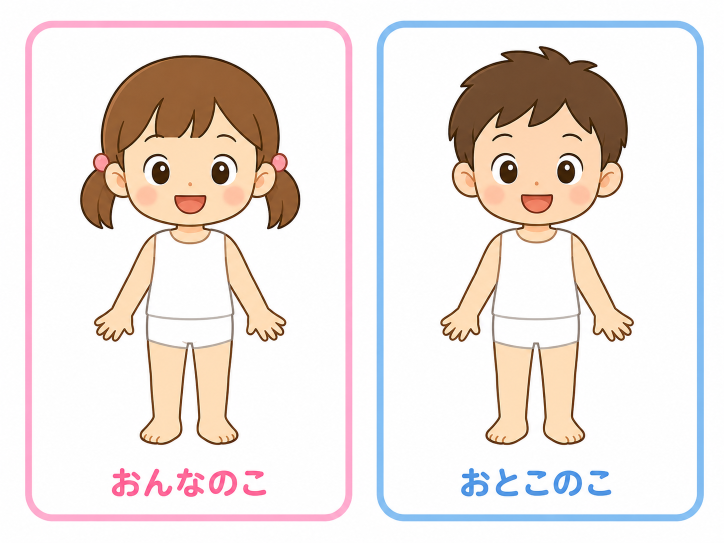
#> input picture assets/source/characters.png, 1448 x 1086 px (shown at 1/2 size)
$ python process_assets.py
#> lines starting #> are read from the running program, lines starting #| are printed output that depends on the picture
from __future__ import annotations

from dataclasses import dataclass
from pathlib import Path
from typing import Iterable

from PIL import Image, ImageDraw, ImageFont


ROOT = Path(__file__).resolve().parent.parent
SOURCE_DIR = ROOT / "assets" / "source"
CARDS_DIR = ROOT / "public" / "assets" / "cards"
PREVIEW_DIR = ROOT / "public" / "assets" / "preview"
DEBUG_DIR = ROOT / "public" / "assets" / "debug"

CARD_WIDTH = 512
PREVIEW_SIZE = (600, 800)
WHITE_THRESHOLD = 245


@dataclass(frozen=True)
class AssetConfig:
    source_name: str
    outputs: dict[str, tuple[float, float, float, float]]


ASSETS: tuple[AssetConfig, ...] = (
    AssetConfig(
        "characters.png",
        {
            "person-girl.png": (0.03, 0.03, 0.49, 0.97),
            "person-boy.png": (0.51, 0.03, 0.97, 0.97),
        },
    ),
    AssetConfig(
        "tops.png",
        {
            "top-tshirt.png": (0.03, 0.03, 0.49, 0.49),
            "top-shirt.png": (0.51, 0.03, 0.97, 0.49),
            "top-blouse.png": (0.03, 0.51, 0.49, 0.97),
            "top-trainer.png": (0.51, 0.51, 0.97, 0.97),
        },
    ),
    AssetConfig(
        "bottoms.png",
        {
            "bottom-pants.png": (0.03, 0.03, 0.49, 0.49),
            "bottom-jeans.png": (0.51, 0.03, 0.97, 0.49),
            "bottom-shorts.png": (0.03, 0.51, 0.49, 0.97),
            "bottom-skirt.png": (0.51, 0.51, 0.97, 0.97),
        },
    ),
    AssetConfig(
        "accessories.png",
        {
            "accessory-backpack.png": (0.03, 0.10, 0.33, 0.92),
            "accessory-glasses.png": (0.35, 0.10, 0.65, 0.92),
            "accessory-hat.png": (0.67, 0.10, 0.97, 0.92),
        },
    ),
)


def ensure_directories() -> None:
    for directory in (CARDS_DIR, PREVIEW_DIR, DEBUG_DIR):
        directory.mkdir(parents=True, exist_ok=True)


def validate_sources() -> list[Path]:
    missing = [SOURCE_DIR / asset.source_name for asset in ASSETS if not (SOURCE_DIR / asset.source_name).exists()]
    if missing:
        missing_list = "\n".join(f"- {path}" for path in missing)
        raise FileNotFoundError(f"Missing source images:\n{missing_list}")
    return [SOURCE_DIR / asset.source_name for asset in ASSETS]


def ratio_to_box(size: tuple[int, int], ratio: tuple[float, float, float, float]) -> tuple[int, int, int, int]:
    width, height = size
    left = max(0, int(round(width * ratio[0])))
    top = max(0, int(round(height * ratio[1])))
    right = min(width, int(round(width * ratio[2])))
    bottom = min(height, int(round(height * ratio[3])))
    if left >= right or top >= bottom:
        raise ValueError(f"Invalid crop box from ratio: {ratio}")
    return left, top, right, bottom


def resize_to_width(image: Image.Image, width: int) -> Image.Image:
    scale = width / image.width
    height = int(round(image.height * scale))
    return image.resize((width, height), Image.Resampling.LANCZOS)


def whiten_to_alpha(image: Image.Image, threshold: int = WHITE_THRESHOLD) -> Image.Image:
    rgba = image.convert("RGBA")
    pixels = rgba.load()
    for y in range(rgba.height):
        for x in range(rgba.width):
            red, green, blue, alpha = pixels[x, y]
            if red >= threshold and green >= threshold and blue >= threshold:
                pixels[x, y] = (red, green, blue, 0)
    return rgba


def build_preview(card_image: Image.Image) -> Image.Image | None:
    working = card_image.convert("RGBA")
    left = int(working.width * 0.12)
    top = int(working.height * 0.12)
    right = int(working.width * 0.88)
    bottom = int(working.height * 0.75)
    candidate = working.crop((left, top, right, bottom))
    transparent = whiten_to_alpha(candidate)
    edge_clear = 20
    pixels = transparent.load()
    for y in range(transparent.height):
        for x in range(transparent.width):
            if x < edge_clear or y < edge_clear or x >= transparent.width - edge_clear or y >= transparent.height - edge_clear:
                red, green, blue, _ = pixels[x, y]
                pixels[x, y] = (red, green, blue, 0)
    bbox = transparent.getbbox()
    if not bbox:
        return None

    item = transparent.crop(bbox)
    scale = min(PREVIEW_SIZE[0] / item.width, PREVIEW_SIZE[1] / item.height)
    resized = item.resize(
        (max(1, int(round(item.width * scale))), max(1, int(round(item.height * scale)))),
        Image.Resampling.LANCZOS,
    )

    canvas = Image.new("RGBA", PREVIEW_SIZE, (255, 255, 255, 0))
    offset_x = (PREVIEW_SIZE[0] - resized.width) // 2
    offset_y = max(24, int(PREVIEW_SIZE[1] * 0.12) - resized.height // 8)
    offset_y = min(offset_y, PREVIEW_SIZE[1] - resized.height)
    canvas.alpha_composite(resized, (offset_x, offset_y))
    return canvas


def create_contact_sheet(card_paths: Iterable[Path]) -> Path:
    paths = list(sorted(card_paths))
    thumb_width = 220
    label_height = 24
    padding = 20
    columns = 3
    rows = (len(paths) + columns - 1) // columns
    sheet_width = padding + columns * (thumb_width + padding)
    sheet_height = padding + rows * (thumb_width + label_height + padding)

    sheet = Image.new("RGB", (sheet_width, sheet_height), "white")
    draw = ImageDraw.Draw(sheet)
    font = ImageFont.load_default()

    for index, path in enumerate(paths):
        row = index // columns
        column = index % columns
        x = padding + column * (thumb_width + padding)
        y = padding + row * (thumb_width + label_height + padding)

        with Image.open(path) as image:
            thumb = image.convert("RGB")
            thumb.thumbnail((thumb_width, thumb_width), Image.Resampling.LANCZOS)
            thumb_x = x + (thumb_width - thumb.width) // 2
            thumb_y = y + (thumb_width - thumb.height) // 2
            sheet.paste(thumb, (thumb_x, thumb_y))

        label = path.name
        bbox = draw.textbbox((0, 0), label, font=font)
        text_width = bbox[2] - bbox[0]
        draw.text((x + (thumb_width - text_width) // 2, y + thumb_width + 4), label, fill="black", font=font)

    output_path = DEBUG_DIR / "contact-sheet.png"
    sheet.save(output_path)
    return output_path


def main() -> None:
    ensure_directories()
    validate_sources()

    generated_cards: list[Path] = []
    generated_previews: list[Path] = []

    for asset in ASSETS:
        source_path = SOURCE_DIR / asset.source_name
        with Image.open(source_path) as image:
#> image is the input picture: PIL image 1448x1086 RGB; mean R, G, B 237.1, 228.1, 224.2
            print(f"Processing {asset.source_name}: {image.width}x{image.height}")
#| Processing characters.png: 1448x1086
            for output_name, ratio in asset.outputs.items():
                crop_box = ratio_to_box(image.size, ratio)
                card = image.crop(crop_box)
                card_resized = resize_to_width(card, CARD_WIDTH)
                card_path = CARDS_DIR / output_name
                card_resized.save(card_path, format="PNG")
                generated_cards.append(card_path)
                print(f"  card    {output_name:<24} {crop_box} -> {card_resized.width}x{card_resized.height}")

                if output_name.startswith("person-"):
                    continue

                preview = build_preview(card_resized)
                if preview is None:
                    print(f"  preview skipped for {output_name}")
                    continue

                preview_path = PREVIEW_DIR / output_name
                preview.save(preview_path, format="PNG")
                generated_previews.append(preview_path)
                print(f"  preview {output_name:<24} -> {PREVIEW_SIZE[0]}x{PREVIEW_SIZE[1]}")
#> this loop made 2 passes
#> pass 1, in main, `card = image.crop(crop_box)`:
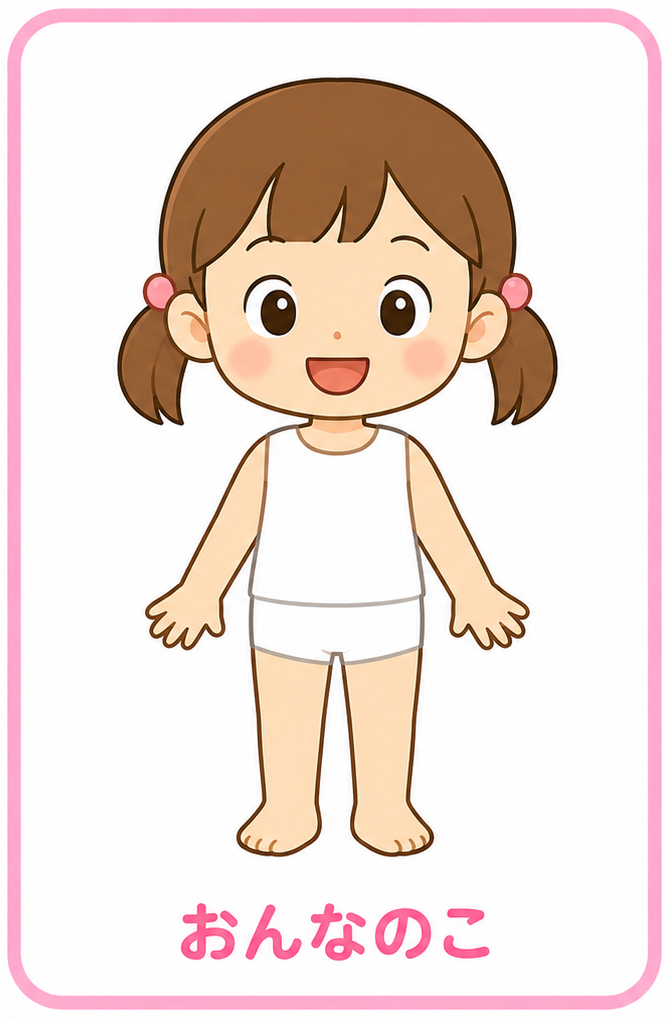
#> card: PIL image 667x1020 RGB; mean R, G, B 239.3, 222.3, 216.2
#> pass 2, in main, `card = image.crop(crop_box)`:
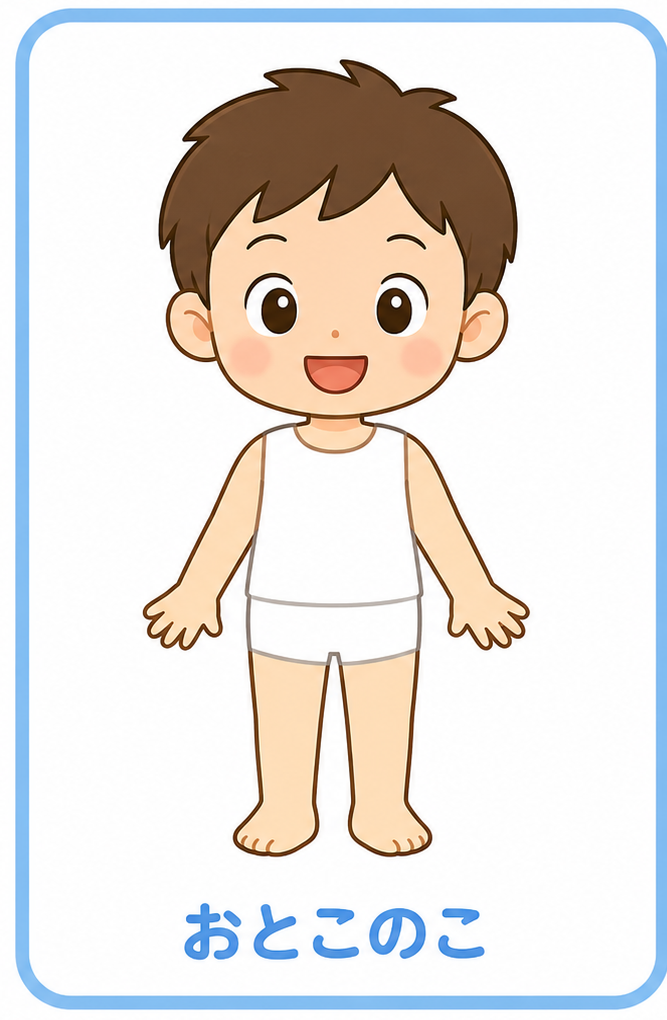
#> card: PIL image 667x1020 RGB; mean R, G, B 230.1, 226.1, 222.8
#> after the loop, generated_cards = 2 items; generated_previews = []
#> pass 2 of the loop in main, `for asset in ASSETS:`:
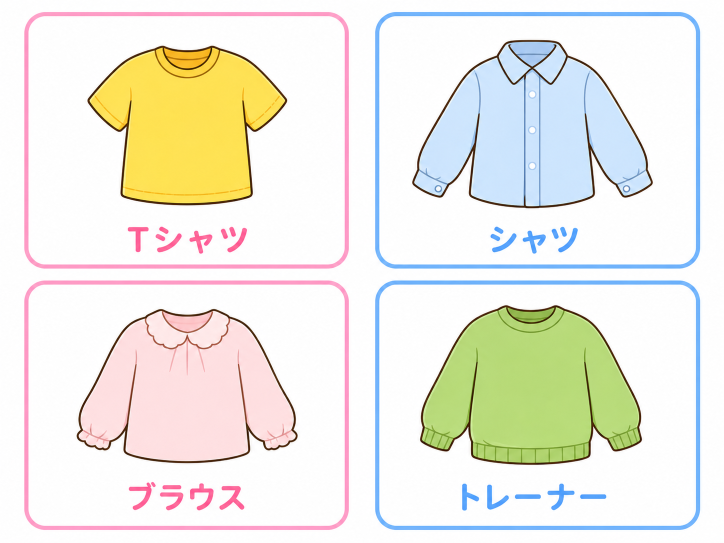
#> input picture assets/source/tops.png, 1448 x 1086 px (shown at 1/2 size)
#> in main, image is the input picture: PIL image 1448x1086 RGB; mean R, G, B 238.5, 237, 227.9
#| Processing tops.png: 1448x1086
#> the loop in main, `for output_name, ratio in asset.outputs.items():` made 4 passes
#> (crop_box, bbox in build_preview) on passes 1 to 4: ((43, 33, 710, 532), (40, 20, 349, 222)), ((738, 33, 1405, 532), (20, 20, 369, 222)), ((43, 554, 710, 1053), (23, 20, 364, 222)), ((738, 554, 1405, 1053), (20, 20, 359, 222))
#> (printed output is left out)
#> after the loop in main, `for output_name, ratio in asset.outputs.items():`:
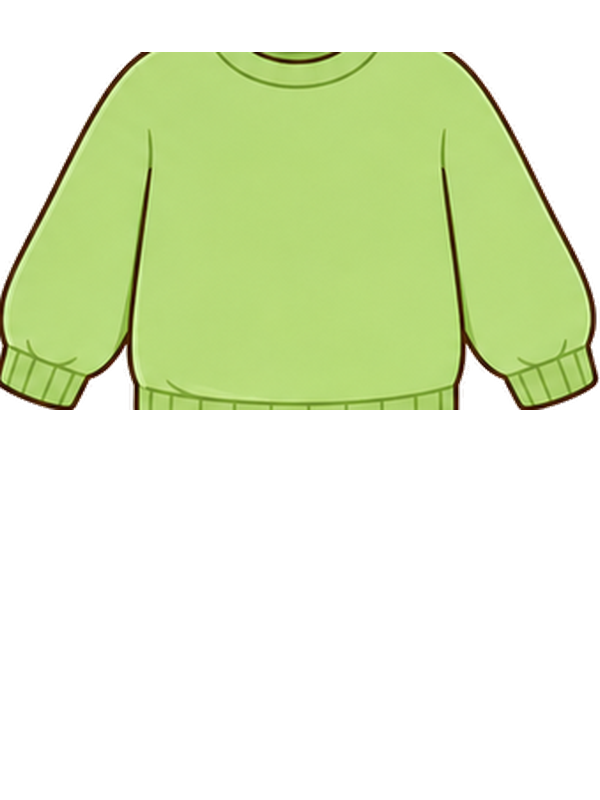
#> preview: PIL image 600x800 RGBA; mean R, G, B, A 225.8, 237.3, 202.6, 95.2; transparent parts drawn white
#> after the loop in main, `for output_name, ratio in asset.outputs.items():`: generated_cards = 6 items; generated_previews = 4 items
#> pass 3 of the loop in main, `for asset in ASSETS:`:
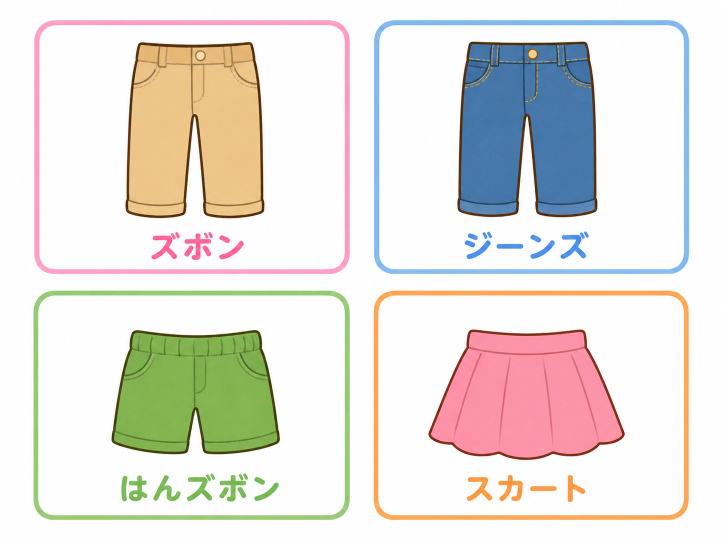
#> input picture assets/source/bottoms.png, 1448 x 1086 px (shown at 1/2 size)
#> in main, image is the input picture: PIL image 1448x1086 RGB; mean R, G, B 231.5, 227.1, 221.7
#| Processing bottoms.png: 1448x1086
#> the loop in main, `for output_name, ratio in asset.outputs.items():` made 4 passes
#> (crop_box, bbox in build_preview) on passes 1 to 4: ((43, 33, 710, 532), (98, 20, 312, 222)), ((738, 33, 1405, 532), (75, 20, 291, 222)), ((43, 554, 710, 1053), (75, 35, 338, 222)), ((738, 554, 1405, 1053), (30, 35, 333, 222))
#> (printed output is left out)
#> after the loop in main, `for output_name, ratio in asset.outputs.items():`:
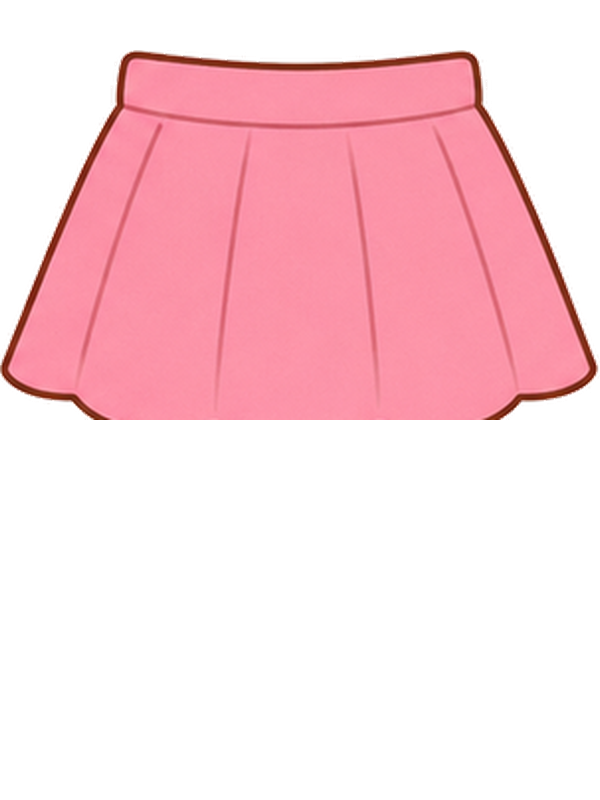
#> preview: PIL image 600x800 RGBA; mean R, G, B, A 250.7, 213.1, 219.6, 92.8; transparent parts drawn white
#> after the loop in main, `for output_name, ratio in asset.outputs.items():`: generated_cards = 10 items; generated_previews = 8 items
#> the loop made 4 passes; the first 3 are shown

    contact_sheet_path = create_contact_sheet(generated_cards)
#> in create_contact_sheet, `sheet = Image.new("RGB", (sheet_width, sheet_height), "white")`: sheet: PIL image 740x1340 RGB; every value is 255
#> in create_contact_sheet, `with Image.open(path) as image:`:
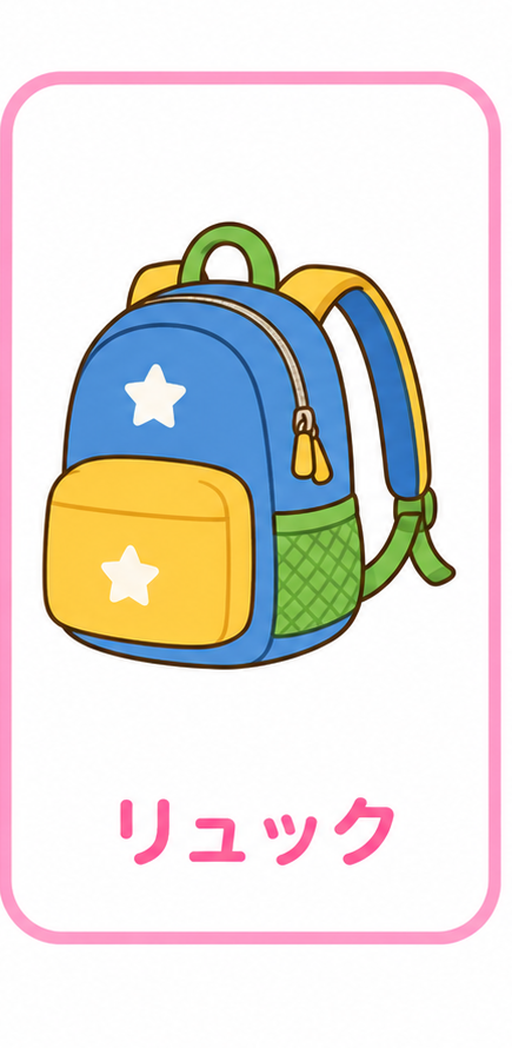
#> image: PIL image 512x1048 RGB; mean R, G, B 226.6, 222.3, 218.5
#> in create_contact_sheet, `thumb.thumbnail((thumb_width, thumb_width), Image.Resampling.LANCZOS)`:
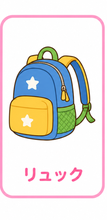
#> thumb: PIL image 107x220 RGB; mean R, G, B 226.6, 222.2, 218.4
#> in create_contact_sheet, `sheet.paste(thumb, (thumb_x, thumb_y))`:
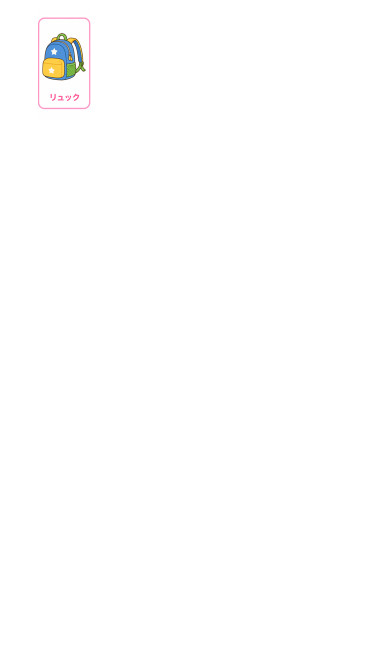
#> sheet: PIL image 740x1340 RGB (shown at 1/2 size); mean R, G, B 254.3, 254.2, 254.1
#> pass 2 of the loop in create_contact_sheet, `for index, path in enumerate(paths):`:
#> image: PIL image 512x1050 RGB
#> in create_contact_sheet, `sheet.paste(thumb, (thumb_x, thumb_y))`:
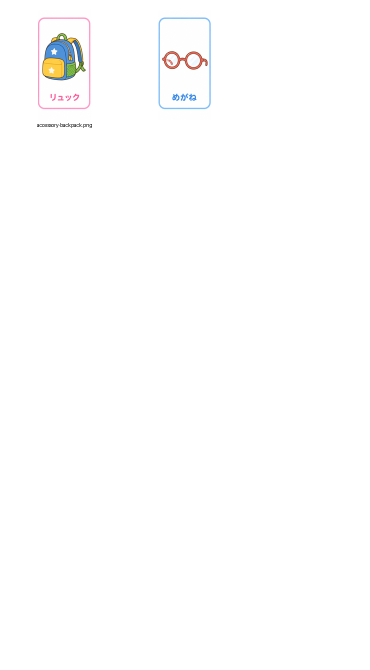
#> sheet: PIL image 740x1340 RGB (shown at 1/2 size); mean R, G, B 253.9, 253.8, 253.8
#> pass 3 of the loop in create_contact_sheet, `for index, path in enumerate(paths):`:
#> image: PIL image 512x1048 RGB
#> in create_contact_sheet, `sheet.paste(thumb, (thumb_x, thumb_y))`:
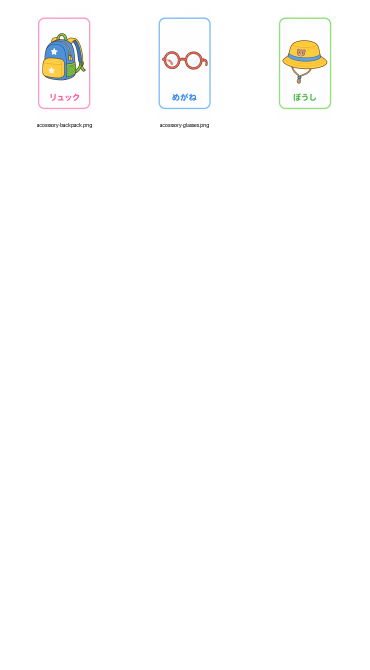
#> sheet: PIL image 740x1340 RGB (shown at 1/2 size); mean R, G, B 253.4, 253.3, 252.8
#> the loop made 13 passes; the first 3 are shown
#> in create_contact_sheet, `sheet.save(output_path)`:
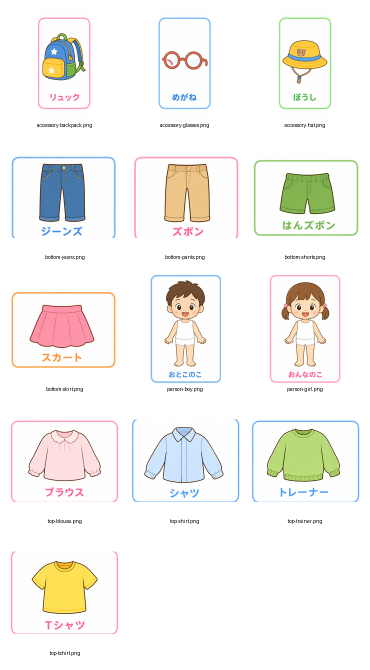
#> saved as contact-sheet.png: PIL image 740x1340 RGB (shown at 1/2 size); mean R, G, B 245, 243.3, 239.7
    print(f"Created {len(generated_cards)} card images in {CARDS_DIR}")
    print(f"Created {len(generated_previews)} preview images in {PREVIEW_DIR}")
    print(f"Created contact sheet: {contact_sheet_path}")


if __name__ == "__main__":
    main()
